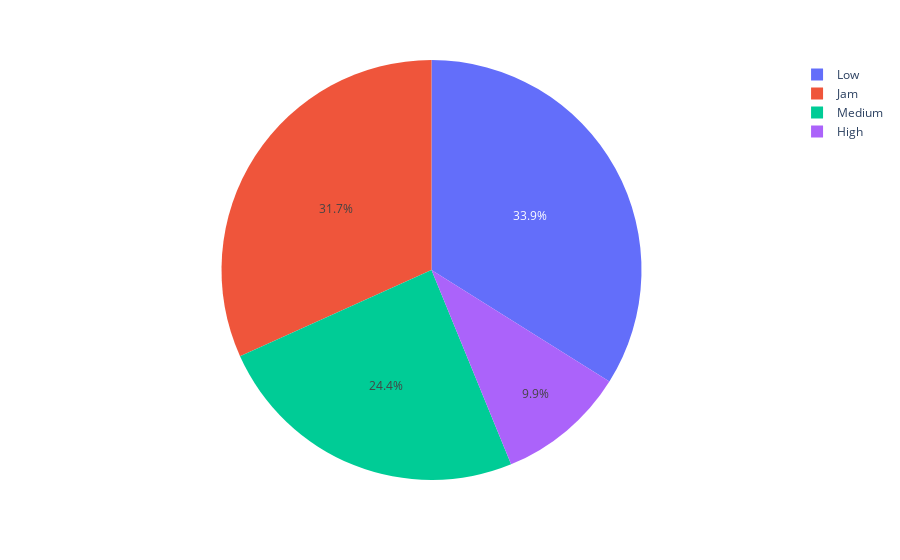

Notebook cell for this chart:
### Code cell
columns = ['ID', 'Road_traffic_density']
df_aux = df1.loc[:, columns].groupby( 'Road_traffic_density' ).count().reset_index()
df_aux['perc_ID'] = 100 * ( df_aux['ID'] / df_aux['ID'].sum() )

# Gerando o gráfico
px.pie( df_aux, values='perc_ID', names='Road_traffic_density' )

### Figure 1 — Plotly figure (JSON) as saved in the notebook; plotly's stock layout.template omitted (floating-point values rounded to 4 significant figures)
{"data": [{"domain": {"x": [0, 1], "y": [0, 1]}, "hovertemplate": "Road_traffic_density=%{label}<br>perc_ID=%{value}<extra></extra>", "labels": ["High", "Jam", "Low", "Medium"], "legendgroup": "", "name": "", "showlegend": true, "type": "pie", "values": [9.899, 31.74, 33.91, 24.45]}], "layout": {"legend": {"tracegroupgap": 0}, "margin": {"t": 60}}}
